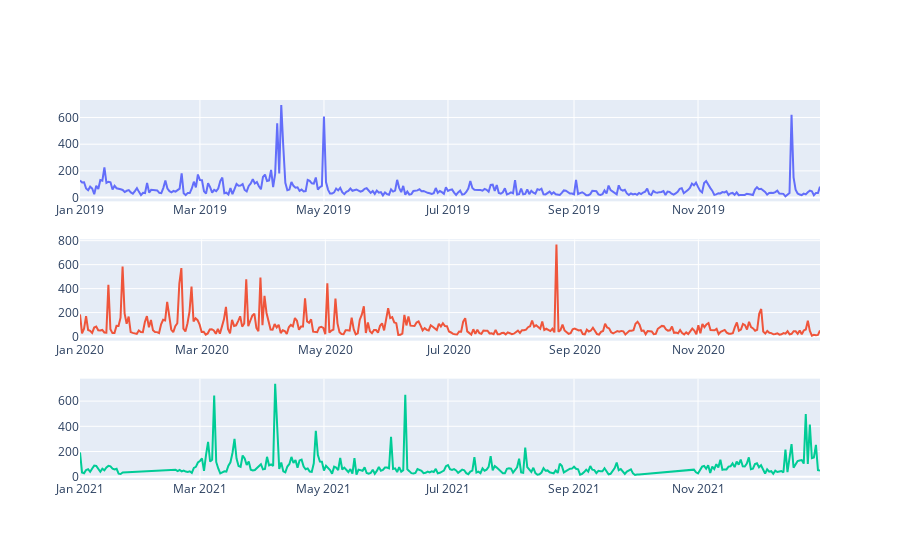

Notebook code for this chart:
### Code cell


### Figure 1 — Plotly figure (JSON) as saved in the notebook; plotly's stock layout.template omitted (floating-point values rounded to 4 significant figures; data arrays with more than 128 entries replaced by an {"elided": "..."} marker saying what was removed)
{"data": [{"line": {"width": 2}, "type": "scatter", "x": {"elided": "372 str values"}, "xaxis": "x", "y": {"elided": "372 int values"}, "yaxis": "y"}, {"line": {"width": 2}, "type": "scatter", "x": {"elided": "387 str values"}, "xaxis": "x2", "y": {"elided": "387 int values"}, "yaxis": "y2"}, {"line": {"width": 2}, "type": "scatter", "x": {"elided": "336 str values"}, "xaxis": "x3", "y": {"elided": "336 int values"}, "yaxis": "y3"}], "layout": {"showlegend": false, "xaxis": {"anchor": "y", "domain": [0, 1]}, "xaxis2": {"anchor": "y2", "domain": [0, 1]}, "xaxis3": {"anchor": "y3", "domain": [0, 1]}, "yaxis": {"anchor": "x", "domain": [0.7333, 1]}, "yaxis2": {"anchor": "x2", "domain": [0.3667, 0.6333]}, "yaxis3": {"anchor": "x3", "domain": [0, 0.2667]}}}
